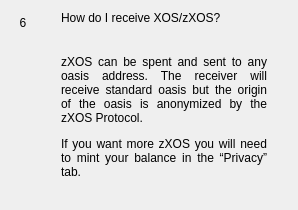
                  <widget class="QWidget" name="widgetFaq6" native="true">
                   <layout class="QHBoxLayout" name="horizontalpage_6" stretch="0,1">
                    <item alignment="Qt::AlignTop">
                     <widget class="QLabel" name="labelNumber6">
                      <property name="minimumSize">
                       <size>
                        <width>24</width>
                        <height>24</height>
                       </size>
                      </property>
                      <property name="maximumSize">
                       <size>
                        <width>16777215</width>
                        <height>24</height>
                       </size>
                      </property>
                      <property name="text">
                       <string>6</string>
                      </property>
                      <property name="alignment">
                       <set>Qt::AlignCenter</set>
                      </property>
                     </widget>
                    </item>
                    <item>
                     <layout class="QVBoxLayout" name="verticalLayoutpage_6">
                      <property name="spacing">
                       <number>0</number>
                      </property>
                      <property name="leftMargin">
                       <number>20</number>
                      </property>
                      <property name="rightMargin">
                       <number>20</number>
                      </property>
                      <item>
                       <widget class="QLabel" name="labelSubtitle6">
                        <property name="text">
                         <string>How do I receive XOS/zXOS?</string>
                        </property>
                        <property name="wordWrap">
                         <bool>true</bool>
                        </property>
                       </widget>
                      </item>
                      <item>
                       <spacer name="verticalSpacer_60">
                        <property name="orientation">
                         <enum>Qt::Vertical</enum>
                        </property>
                        <property name="sizeType">
                         <enum>QSizePolicy::Fixed</enum>
                        </property>
                        <property name="sizeHint" stdset="0">
                         <size>
                          <width>20</width>
                          <height>30</height>
                         </size>
                        </property>
                       </spacer>
                      </item>
                      <item>
                       <widget class="QLabel" name="labelContent6">
                        <property name="text">
                         <string>
                           &lt;html&gt;&lt;head/&gt;&lt;body&gt;&lt;p align=&quot;justify&quot;&gt;
                           zXOS can be spent and sent to any oasis address. The receiver will
                           receive standard oasis but the origin of the oasis is anonymized by the zXOS Protocol.
                           &lt;/p&gt;&lt;p align=&quot;justify&quot;&gt;
                           If you want more zXOS you will need to mint your balance in the “Privacy” tab.
                           &lt;/p&gt;&lt;/body&gt;&lt;/html&gt;
                         </string>
                        </property>
                        <property name="alignment">
                         <set>Qt::AlignLeading|Qt::AlignLeft|Qt::AlignTop</set>
                        </property>
                        <property name="wordWrap">
                         <bool>true</bool>
                        </property>
                       </widget>
                      </item>
                      <item>
                       <spacer name="verticalSpacer_61">
                        <property name="orientation">
                         <enum>Qt::Vertical</enum>
                        </property>
                        <property name="sizeHint" stdset="0">
                         <size>
                          <width>20</width>
                          <height>20</height>
                         </size>
                        </property>
                       </spacer>
                      </item>
                     </layout>
                    </item>
                   </layout>
                  </widget>
